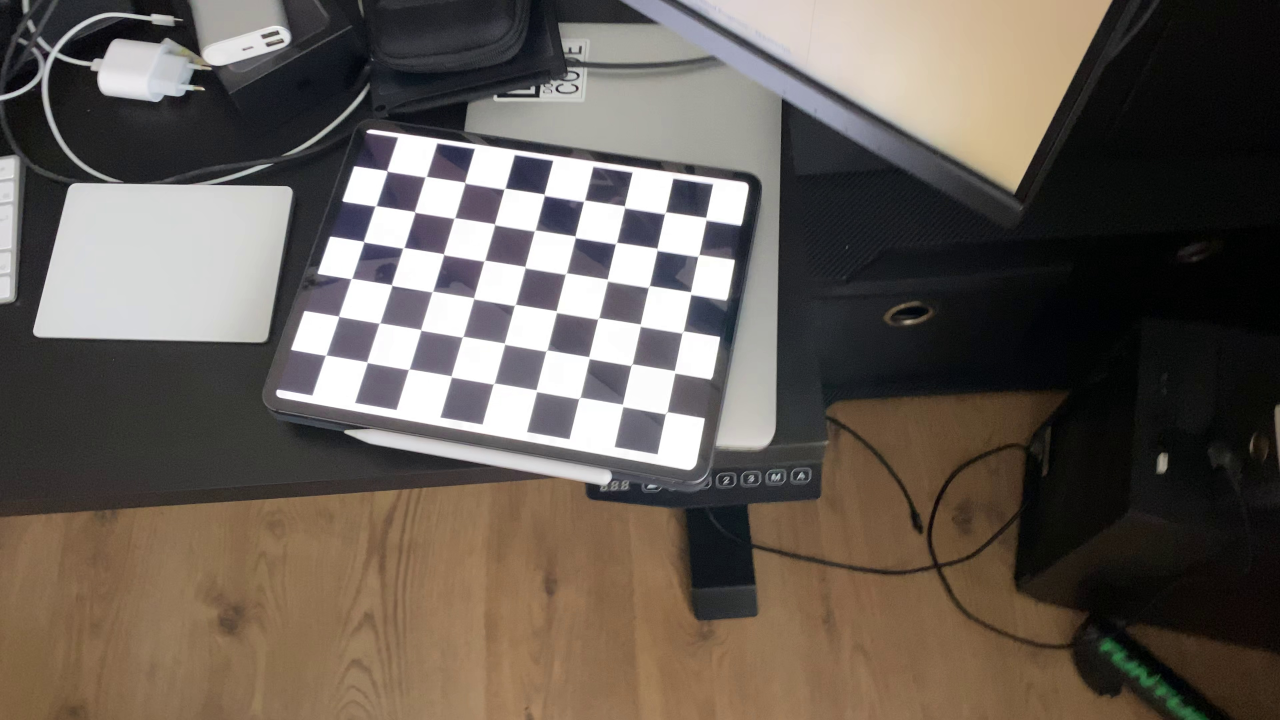
#> input picture calibration_images/1584661702938.jpg, 3840 x 2160 px (shown at 1/3 size); its folder holds 4 pictures in this run
$ python camera_calibration.py
#> lines starting #> are read from the running program, lines starting #| are printed output that depends on the picture
import cv2
import numpy as np
import glob
import json

images = glob.glob('calibration_images/*.jpg')

objp = np.zeros((6 * 7, 3), np.float32)
objp[:, :2] = np.mgrid[0:7, 0:6].T.reshape(-1, 2)

objpoints = []  # 3d point in real world space
imgpoints = []  # 2d points in image plane.

criteria = (cv2.TERM_CRITERIA_EPS + cv2.TERM_CRITERIA_MAX_ITER, 30, 0.001)

for imagePath in images:
    image = cv2.imread(imagePath)
#> image is the input picture: shape (2160, 3840, 3); mean B, G, R 85.6, 93.2, 101.8

    gray = cv2.cvtColor(image, cv2.COLOR_BGR2GRAY)
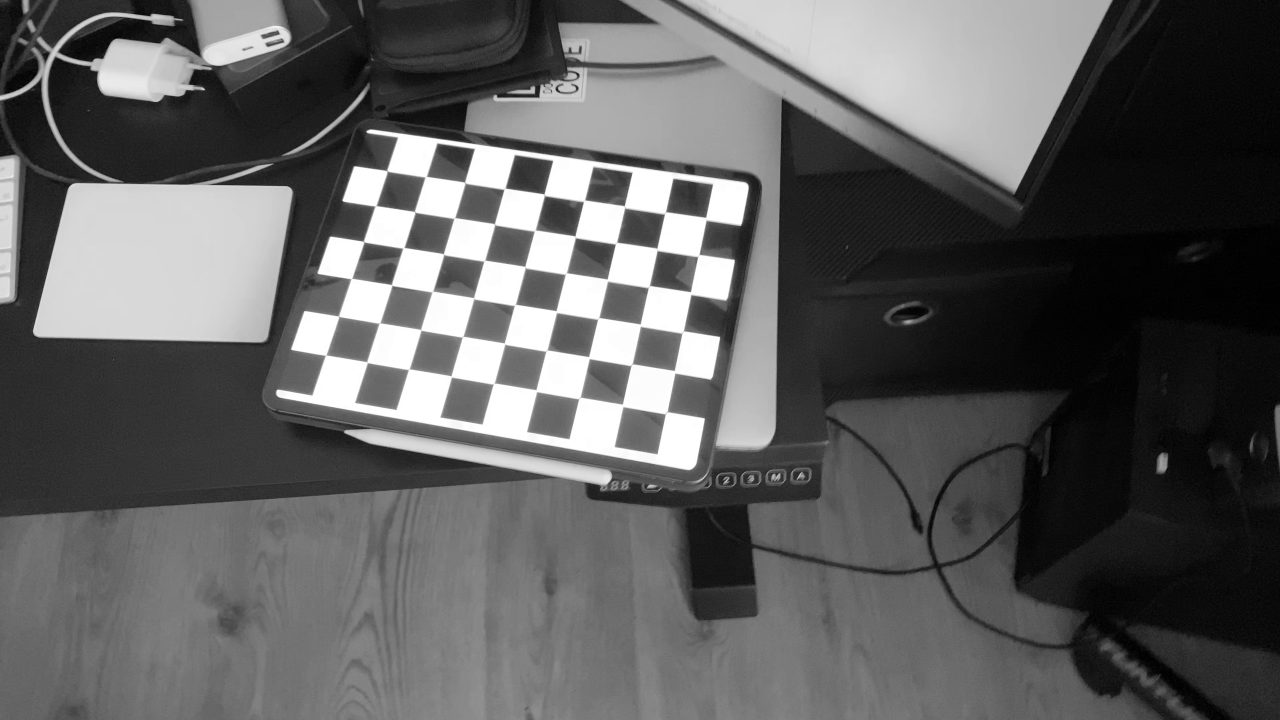
#> gray: shape (2160, 3840) (shown at 1/3 size); min 0, max 255, mean 94.9

    ret, corners = cv2.findChessboardCorners(gray, (7, 6), flags=cv2.CALIB_CB_FAST_CHECK)
#> ret = True; corners = 42 rows, first 8: [1869, 1217.5], [1739.8, 1193.8], [1609.5, 1173.5], [1482.9, 1150.3], [1356.2, 1131.6], [1227.3, 1108.5], [1102.1, 1087.3], [1895.1, 1095]

    if ret == True:
        corners2 = cv2.cornerSubPix(gray, corners, (11, 11), (-1, -1), criteria)
#> corners2 = 42 rows, first 8: [1868.5, 1215.8], [1738.5, 1195.3], [1609.3, 1172.7], [1481.7, 1151.7], [1354.8, 1129.9], [1227.5, 1108.5], [1102.1, 1087.5], [1895.7, 1094.5]
        imgpoints.append(corners2)
        objpoints.append(objp)
#> pass 2 of the loop `for imagePath in images:`:
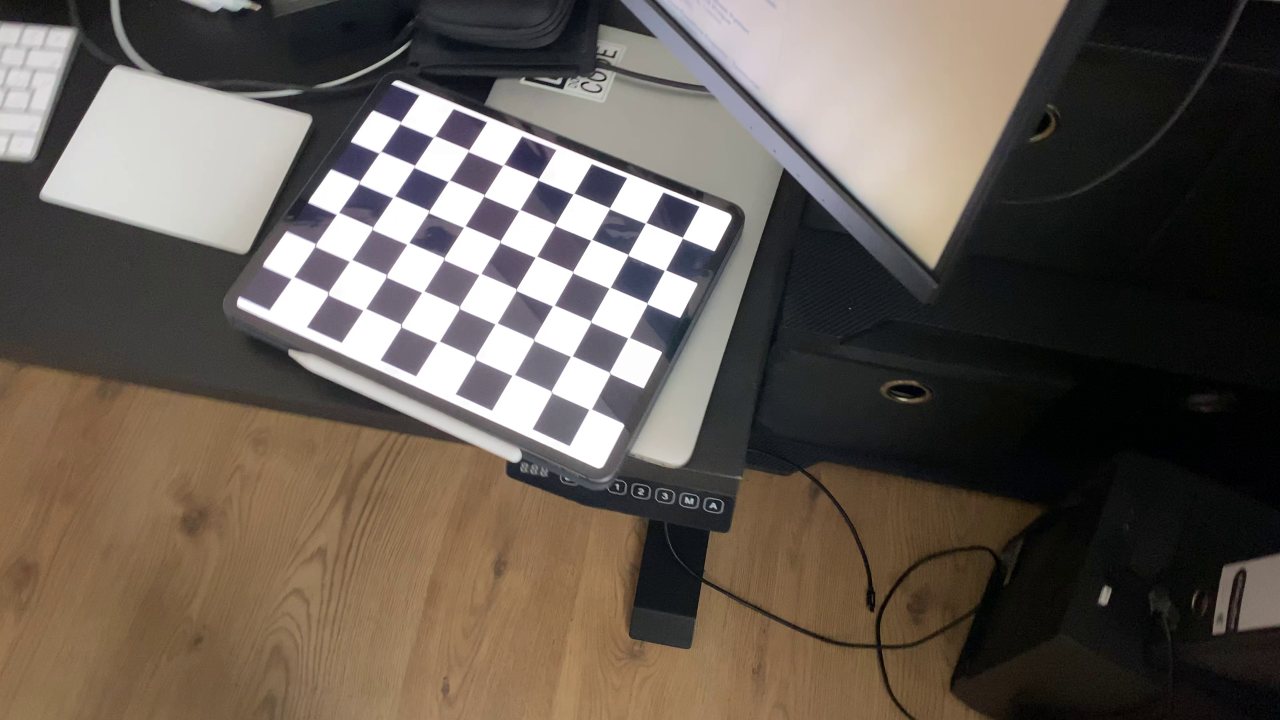
#> input picture calibration_images/1584661703671.jpg, 3840 x 2160 px (shown at 1/3 size)
#> image is the input picture: shape (2160, 3840, 3); mean B, G, R 83.3, 91.7, 101
#> `gray = cv2.cvtColor(image, cv2.COLOR_BGR2GRAY)`:
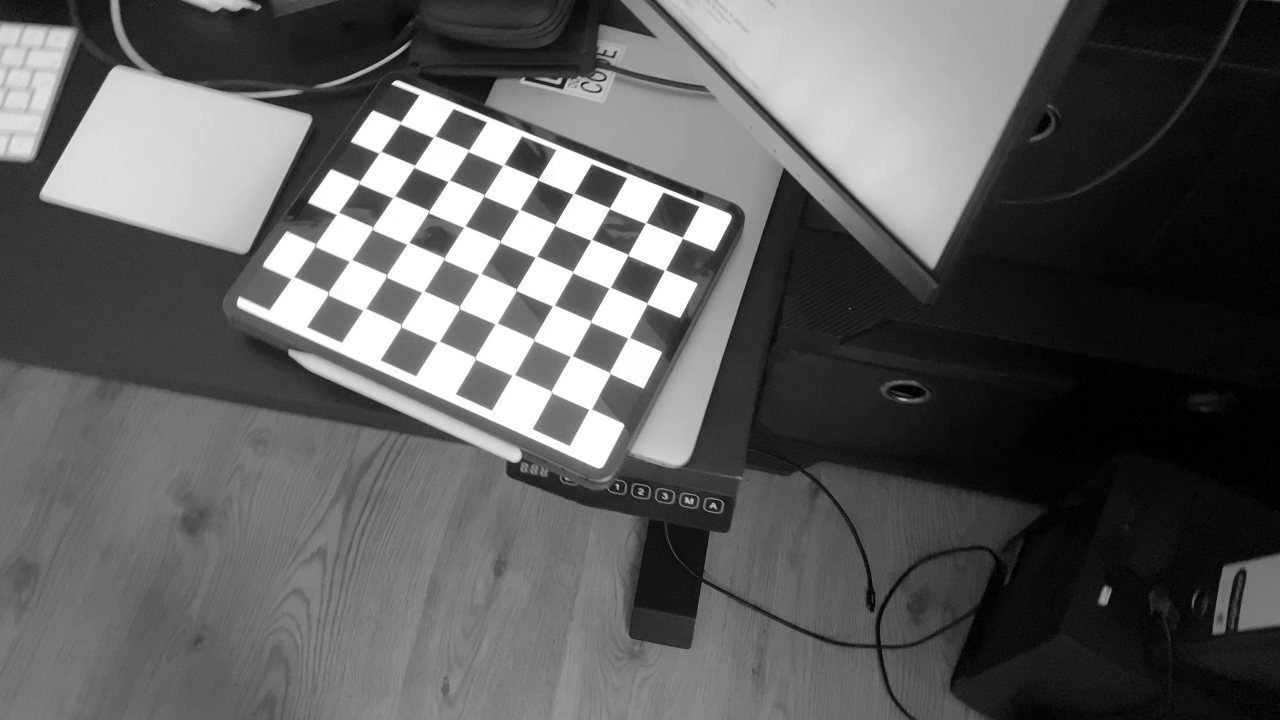
#> gray: shape (2160, 3840) (shown at 1/3 size); min 0, max 255, mean 93.5
#> corners = 42 rows, first 8: [1654.5, 1175.1], [1541, 1125.5], [1426.5, 1076], [1315, 1026.5], [1204.5, 977.5], [1094.2, 930.2], [985.5, 880.5], [1715, 1069.5]
#> corners2 = 42 rows, first 8: [1654.8, 1175.9], [1538.7, 1126.5], [1426.5, 1074.3], [1317, 1025], [1204, 975.7], [1093.8, 928.5], [985.3, 879.1], [1714.5, 1069.5]
#> pass 3 of the loop `for imagePath in images:`:
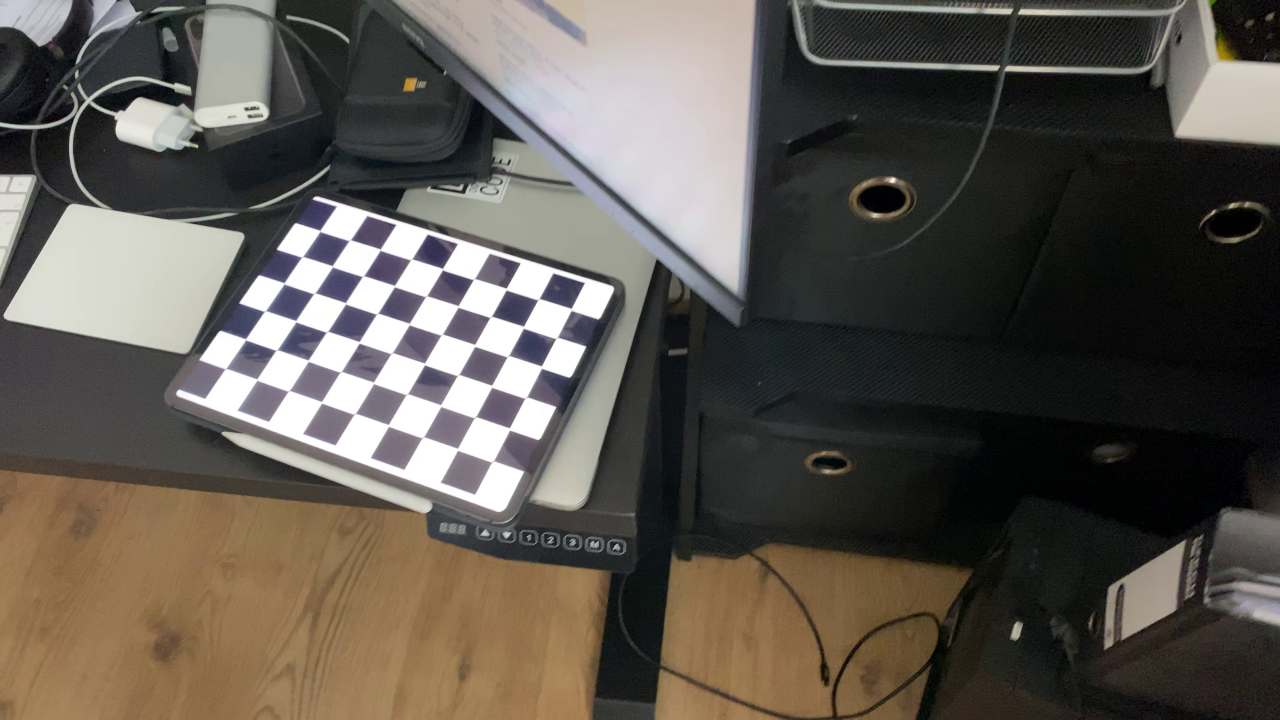
#> input picture calibration_images/1584661705963.jpg, 3840 x 2160 px (shown at 1/3 size)
#> image is the input picture: shape (2160, 3840, 3); mean B, G, R 79.9, 87.4, 93.2
#> `gray = cv2.cvtColor(image, cv2.COLOR_BGR2GRAY)`:
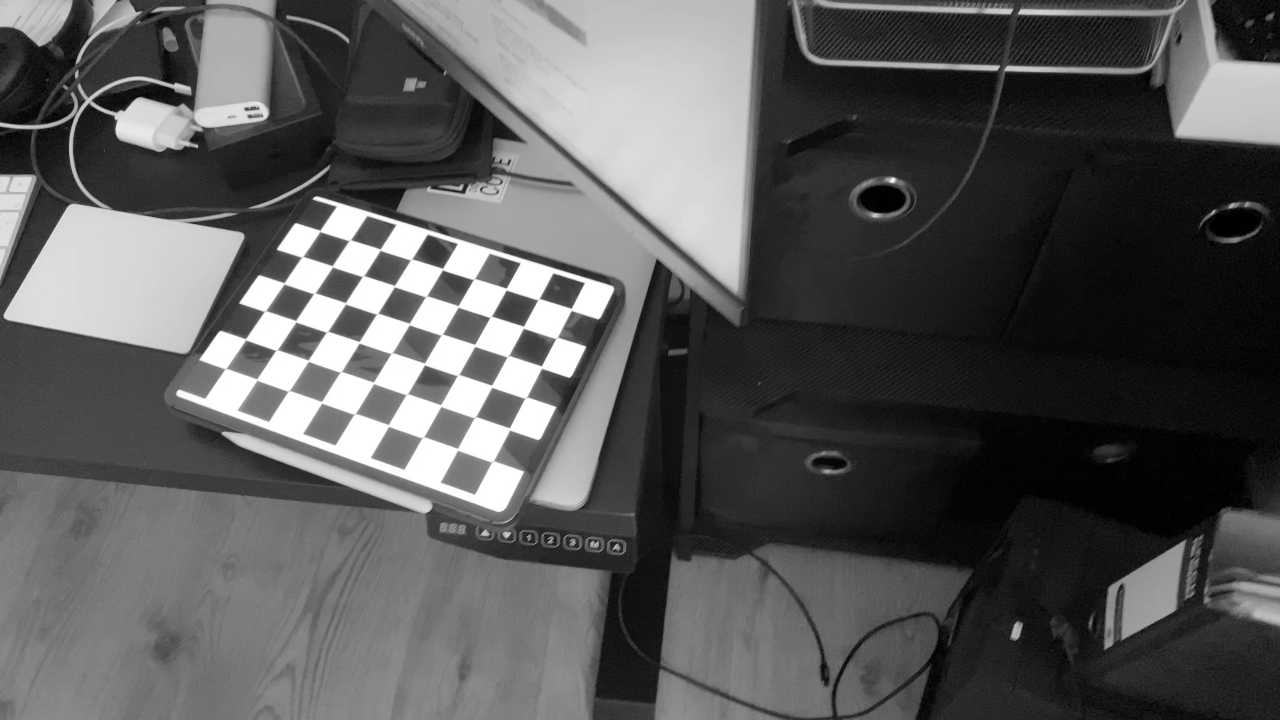
#> gray: shape (2160, 3840) (shown at 1/3 size); min 0, max 255, mean 88.2
#> corners = 42 rows, first 8: [1374, 1349], [1271, 1311.5], [1167, 1277], [1063.6, 1243.2], [966, 1208], [867, 1173.5], [771.5, 1140], [1425.2, 1253]
#> corners2 = 42 rows, first 8: [1373.6, 1348.7], [1269.2, 1313], [1166.4, 1277.3], [1065.5, 1242.2], [965.5, 1207.7], [866.9, 1173.6], [771.5, 1139.4], [1425.8, 1252.4]
#> the loop made 4 passes; the first 3 are shown

ret, mtx, dist, rvecs, tvecs = cv2.calibrateCamera(objpoints, imgpoints, gray.shape[::-1], None, None)

data = {
    "mtx": mtx.tolist(),
    "dist": dist.tolist()
}

calibrationDataPath = "./temp/camera_calibration_data.json"

with open(calibrationDataPath, 'w') as outfile:
    json.dump(data, outfile)
    print("Saving calibration data to %s" % calibrationDataPath)
